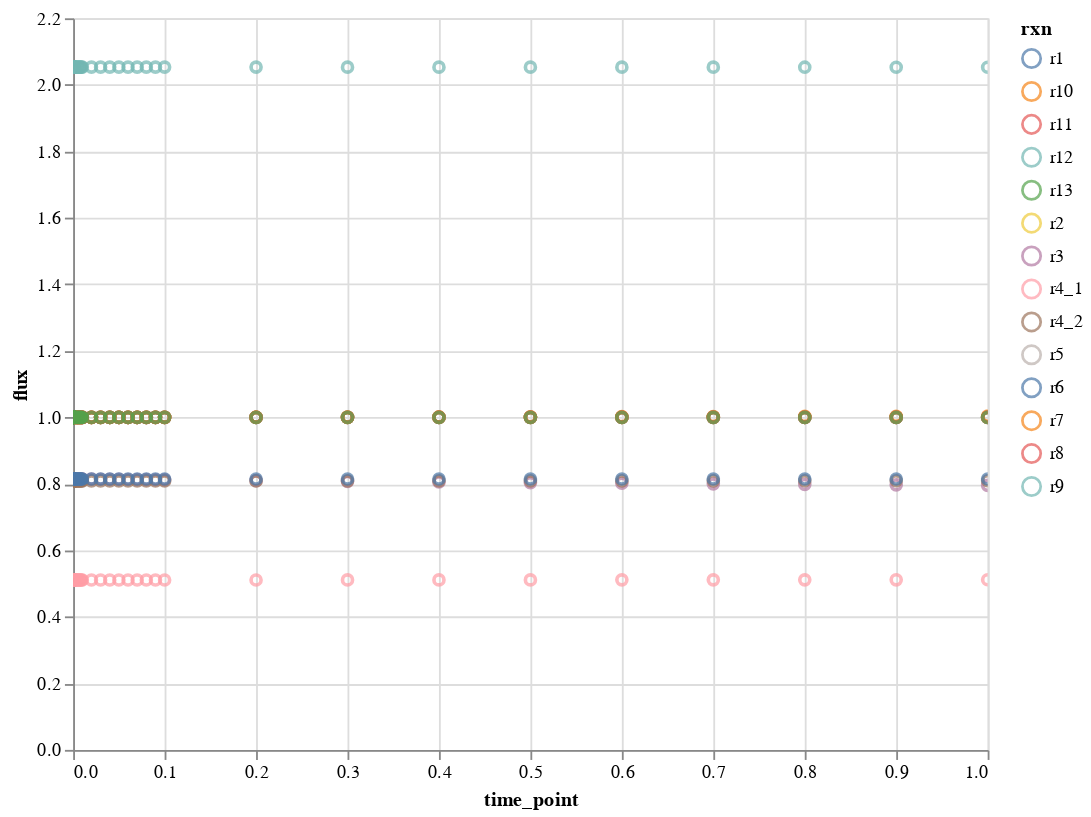

Notebook source saved alongside this figure:
### Code cell
plot_model_interactive(flux, flux_interp, model_i=2, quant_type='flux',
                       selected_data=rxn_names, x_scale='linear',
                       y_scale='linear', x_lim=[0,1], y_lim=None)

### Figure 1 — Vega-Lite specification as saved in the notebook (floating-point values rounded to 4 significant figures; data arrays with more than 128 entries replaced by an {"elided": "..."} marker saying what was removed)
{"$schema": "https://vega.github.io/schema/vega-lite/v3.4.0.json", "config": {"mark": {"tooltip": null}, "view": {"height": 300, "width": 400}}, "data": {"name": "data-1d4149078011c2285470d92c13eac892"}, "datasets": {"data-1d4149078011c2285470d92c13eac892": {"elided": "1162 records"}}, "encoding": {"color": {"field": "rxn", "type": "nominal"}, "tooltip": [{"field": "rxn", "type": "nominal"}, {"field": "flux", "type": "quantitative"}], "x": {"field": "time_point", "scale": {"domain": [0, 1], "type": "linear"}, "type": "quantitative"}, "y": {"field": "flux", "scale": {"type": "linear"}, "type": "quantitative"}}, "height": 400, "mark": "point", "selection": {"selector002": {"bind": "scales", "encodings": ["x", "y"], "type": "interval"}}, "width": 500}
